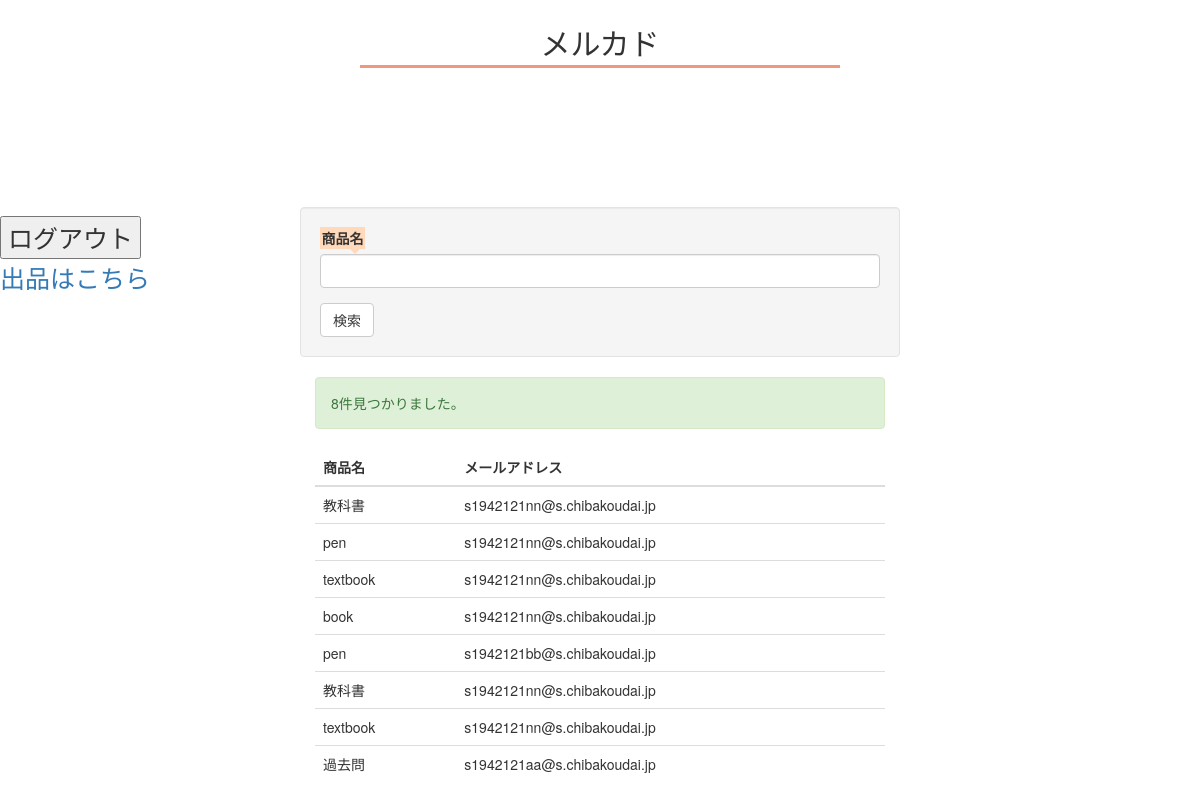
The app's page /htdocs/public/index.php (signed in) with its own data.
### tables this page shows
CREATE TABLE `product` (
  `id` int(11) NOT NULL AUTO_INCREMENT,
  `name` varchar(64) NOT NULL,
  `email` varchar(191) NOT NULL,
  PRIMARY KEY (`id`)
);

### htdocs/public/model.php (called while the page is built, shortened)
<?php
function getUserData($params){
	$dbServer = '127.0.0.1';
    $dbUser = isset($_SERVER['MYSQL_USER'])     ? $_SERVER['MYSQL_USER']     : 'testuser';
    $dbPass = isset($_SERVER['MYSQL_PASSWORD']) ? $_SERVER['MYSQL_PASSWORD'] : 'pass';
    $dbName = isset($_SERVER['MYSQL_DB'])       ? $_SERVER['MYSQL_DB']       : 'mydb';
	$Mysqli = new mysqli($dbServer, $dbUser, $dbPass, $dbName);
	$where = [];
	if($where){
		$whereSql = implode(' AND ', $where);
		$sql = 'select * from product where ' . $whereSql ;
	}else{
		$sql = 'select * from product';
	}
	$PDataSet = $Mysqli->query($sql);
	$result = [];
	while($row = $PDataSet->fetch_assoc()){
		$result[] = $row;
	}
	return $result;
}

### htdocs/public/index.php (the view, shortened to what this page needs)
<?php
include_once('model.php');
$PData = getUserData($_GET);
?>
<!DOCTYPE HTML>
<html lang="ja">
<head>
<link rel="stylesheet" href="style.css">
<link rel="stylesheet" href="https://maxcdn.bootstrapcdn.com/bootstrap/3.3.0/css/bootstrap.min.css">
<link rel="stylesheet" href="css.php">
</head>
<body>
<h2>メルカド</h2>
<div id="link">
　　<form  method="POST" action="logout.php">
    <input type="submit" name="logout" value="ログアウト">
    <p><a href="./shuppin.php">出品はこちら</a></p>
   </form>
</div>
<div class="col-xs-6 col-xs-offset-3 well">
	<form method="get" action="">
		<div class="form-group">
			<label for="InputName">商品名</label>
			<input name="name" class="form-control" id="InputName" value="<?php echo isset($_GET['name']) ? htmlspecialchars($_GET['name']) : '' ?>">
		</div>
		<input type="submit" class="btn btn-default" name="search" value="検索"/>
	</form>
</div>
<div class="col-xs-6 col-xs-offset-3">
	<?php if(isset($PData) && count($PData)): ?>
		<p class="alert alert-success"><?php echo count($PData) ?>件見つかりました。</p>
		<table class="table">
			<thead>
				<tr>
					<th>商品名</th>
					<th>メールアドレス</th>
				</tr>
			</thead>
			<tbody>
				<?php foreach($PData as $row): ?>
					<tr>
						<td><?php echo htmlspecialchars($row['name']) ?></td>
						<td><?php echo htmlspecialchars($row['email']) ?></td>
					</tr>
				<?php endforeach; ?>
			</tbody>
		</table>
	<?php else: ?>
		<p class="alert alert-danger">検索対象は見つかりませんでした。</p>
	<?php endif; ?>
</div>
</body>
</html>

### htdocs/public/style.css (style rules this page uses)
h2 { font-size: 60px; width: 40%; margin: 30px auto; text-align: center; font-family: serif; padding: 0.2em; color: #010101; background: #FFFF; border-bottom: solid 3px #f19780; }
body { background-color:#FFFF; }
label { position: relative; padding: 0.1em; background: #ffd9ba; }
label:after { position: absolute; content: ''; top: 100%; left: 30px; border: 5px solid transparent; border-top: 5px solid #ffd9ba; width: 0; height: 0; }
#link { font-size: 25px; margin-right: auto; width: 20%; position: relative; top: 100px; line-height: 1.5em; }

### records on screen
product: name "教科書", email "s1942121nn@s.chibakoudai.jp"
product: name "pen", email "s1942121nn@s.chibakoudai.jp"
product: name "textbook", email "s1942121nn@s.chibakoudai.jp"
product: name "book", email "s1942121nn@s.chibakoudai.jp"
product: name "pen", email "s1942121bb@s.chibakoudai.jp"
product: name "教科書", email "s1942121nn@s.chibakoudai.jp"
product: name "textbook", email "s1942121nn@s.chibakoudai.jp"
product: name "過去問", email "s1942121aa@s.chibakoudai.jp"

### other values on screen
count($PData) "8"
